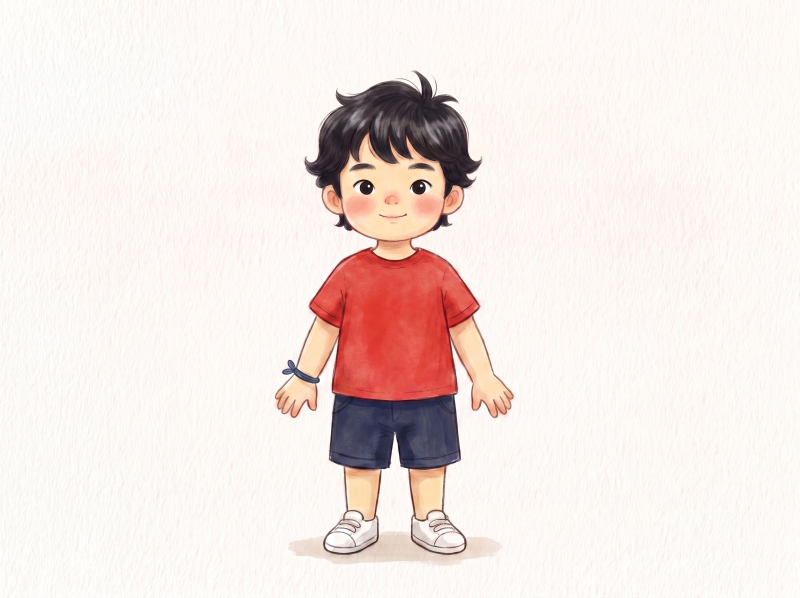
#> input picture .claude/skills-parked/laojohn-picture-writing/assets/角色册/妆-01_小虎.png, 2400 x 1792 px (shown at 1/3 size)
$ python -i layouts_reading_v9.py   (imports and definitions only)
#> lines starting #> are read from the running program, lines starting #| are printed output that depends on the picture; after the words box and inside, x2 and y2 are one past the last pixel; in counts of white or black regions, pixels touching at a corner belong together
# -*- coding: utf-8 -*-
"""读书会 profile · v9 新样式（按书主题色 + 图感知版式）。

只在中间稿元信息声明了 `主题色：<色名>` 时启用；不声明时 layouts_reading 原样走现行版式，
存量书重烘逐形状不变。样式来源＝用户 2026-10 对三本书 12 份课件的人工优化版：

- 一本书一个主题色：眉标色块 / 分节页底 / 编号方块 / 表头 / 封面三角 / 答案字色都取色板；
  红色只留给 LOGO 与标题关键词。
- 内容页一张大图：抠图（带透明通道）贴右下出血、底边落在页底（有依托不飘）；
  场景图（矩形）等比放右栏、圆角。分节页 / 表格页 / END 不放图。
- 引导问题 / 要点小结：去红竖条，标题下铺通栏浅色底带，主题色方块编号，
  问题与答案各自独立文本框（答案＝主题色深色档）。
- 原文齐读：楷体；有图时书页底收窄让出右栏。
- 缺图不画虚线占位框，直接按无图（全宽）版式出；缺图清单由 build_ppt 汇报。
- 文字放不下时先降字号，降到下限仍放不下就放弃配图、改全宽（宁可无图不溢出）。

签名与 layouts_reading 一致外加 th（theme.ReadingTheme）：render_<type>(slide, page, ctx, th)。
"""
import math

from pptx.enum.shapes import MSO_SHAPE
from pptx.util import Emu, Pt

from helpers import (
    add_textbox, add_rich_textbox, add_rect, add_picture_fit, image_has_alpha,
    add_image_cover,
    add_click_reveal, add_logo, rgb, set_ascii_font, _disable_shape_effects,
)
from theme import (
    FONT_TITLE, FONT_BODY, FONT_QUOTE_V9,
    COLOR_TITLE, COLOR_BODY, COLOR_RED_ACCENT, COLOR_BG_QUOTE,
    SLIDE_W, SLIDE_H,
    LOGO_INNER_X, LOGO_INNER_Y, LOGO_INNER_W, SZ_COVER_TITLE,
    pct_x, pct_y,
)
from layouts_common import (
    draw_anchor, draw_logo_inner, resolve_image,
    _real_suggestions, _split_title_keywords, _render_cover_base,
)

_EMU_PER_PT = 12700.0

# ---------- 版面几何（占页宽/页高比例）----------
TITLE_Y, TITLE_H = 0.200, 0.140
BAND_Y, BAND_B = 0.365, 0.945          # 通栏底带上下沿
BODY_X = 0.07
BODY_Y = 0.400                          # 底带内正文起点
BODY_B = 0.920                          # 正文下限
COL_W_IMG = 0.50                        # 有图时文字栏宽
COL_W_FULL = 0.86                       # 无图时文字栏宽
# 抠图：右下贴页边出血；场景图：右栏等比圆角
CUT_BOX = (0.585, 0.215, 0.415, 0.785)
SCENE_BOX = (0.605, 0.395, 0.355, 0.510)

Q_LADDER = (24, 22, 20, 18)             # 问题字号梯；答案比问题小 2pt
MIN_SIZE_WITH_IMAGE = 16
# 有图时文字放不下，先往下降字号保住图（2026-10-14 用户：没图的页调小字号，图还是要插）
Q_LADDER_WITH_IMAGE = Q_LADDER + (17, 16)
NO_TITLE_BODY_Y = 0.275                 # 无标题页：正文从原标题位起


def _P(v):
    return Emu(int(v))


def _theme_ctx(slide, page, ctx, th):
    draw_anchor(slide, page.eyebrow, bar_color=th.main)
    draw_logo_inner(slide, ctx.get("logo_path"))


# [25 lines left out: functions _title, _band, _page_image, not called in this run]


def _trim_white(path, thresh=236, pad=0.03, min_gain=0.08):
    """裁掉场景图四周的大片白底，让画面本身撑满图框（2026-10-14 用户：图不能硬挤在角落）。

    AI 场景图常是白底小插画，画面只占图的一半，原样放进框里就缩成一小块。只在白边
    能省下 ≥8% 面积时才裁；裁后留 3% 白边，产物缓存进系统临时目录、不碰原图。
    原书扫描件纸色偏暗、四周无大片纯白，基本不触发。
    """
#> called with thresh = 236, pad = 0.03, min_gain = 0.08
    import hashlib, os, tempfile
    from PIL import Image
    with Image.open(path) as im:
#> im is the input picture: PIL image 2400x1792 RGB; mean R, G, B 242, 230.7, 226.8
        rgb = im.convert("RGB")
        w, h = rgb.size
#> w = 2400; h = 1792
        mask = rgb.convert("L").point(lambda v: 255 if v < thresh else 0)
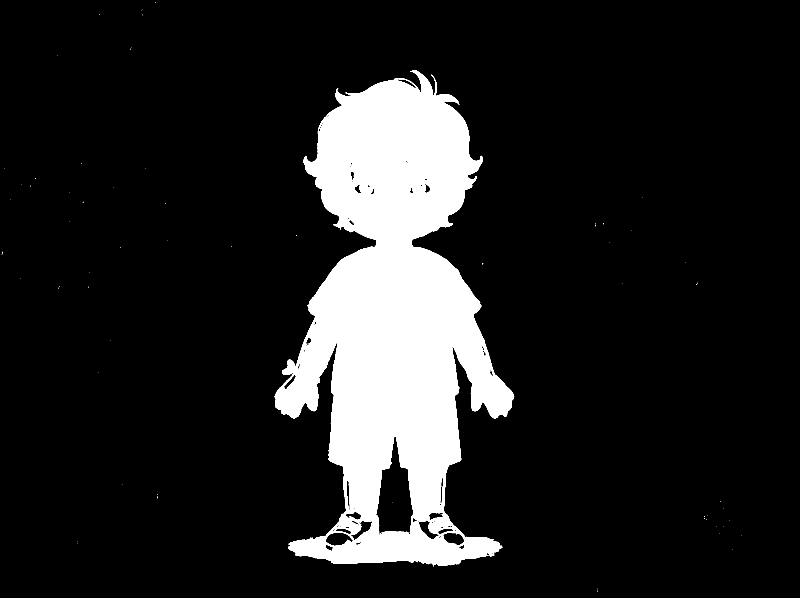
#> mask: PIL image 2400x1792 L (shown at 1/3 size); 13.3% white; 118 white regions (117 under 20 px), largest, box (x1, y1, x2, y2) and area: (824, 210, 1543, 1697) 571731
        box = mask.getbbox()
#> box = (5, 6, 2225, 1775)
        if not box:
            return path
        x0, y0, x1, y1 = box
#> x0 = 5; y0 = 6; x1 = 2225; y1 = 1775
        if (x1 - x0) * (y1 - y0) > w * h * (1 - min_gain):
            return path
        px, py = int(w * pad), int(h * pad)
#> px = 72; py = 53
        box = (max(0, x0 - px), max(0, y0 - py), min(w, x1 + px), min(h, y1 + py))
#> box = (0, 0, 2297, 1792)
        key = hashlib.md5((path + repr(box) + str(os.path.getmtime(path))).encode("utf-8")).hexdigest()[:16]
#> key = 'f939310ba4608f7d'
        out = os.path.join(tempfile.gettempdir(), "laojohn_v9_trim", key + ".jpg")
        if not os.path.isfile(out):
            os.makedirs(os.path.dirname(out), exist_ok=True)
            rgb.crop(box).save(out, quality=92)
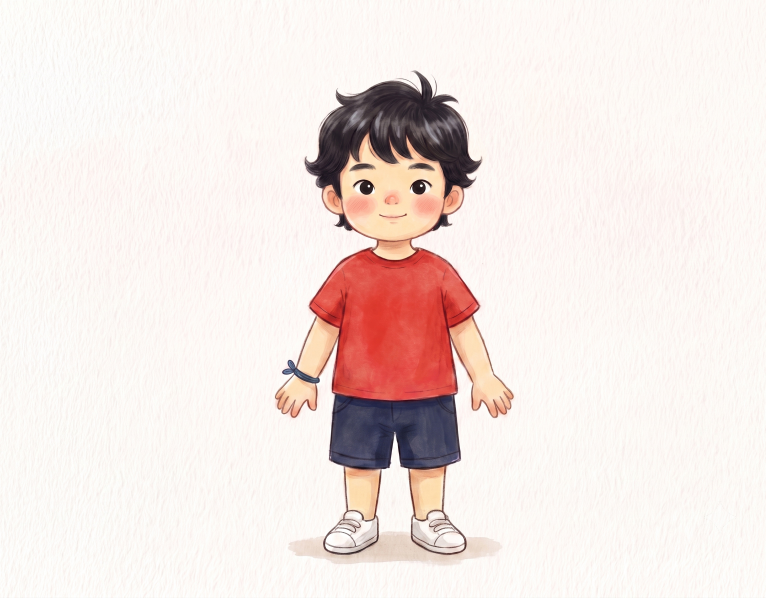
#> saved as f939310ba4608f7d.jpg: PIL image 2297x1792 RGB (shown at 1/3 size); mean R, G, B 241.6, 229.8, 225.9
        return out


# [10 lines left out: function _place_image, not called in this run]


# ---------- 构图轮换（2026-10-06/07 用户两轮反馈：底带页太统一、原书插图关在色块里局促；
# 底带不必都缩、位置不必统一、可穿插灰色）----------
# 底带四种形态：通栏（文字区）、标题横带（只衬标题，正文落白底）、短底带（只铺文字栏）、无底带
# （白底＋主题色竖线）；颜色在主题浅色与中性浅灰间穿插。
# · 场景图（矩形，含原书插图）：一律站在白底上、放大；奇数页在右（短主题色底带）、偶数页在左
#   （短灰底带）；横图在右侧贴右下出血。contain 不裁切——原书插图要让学生数东西、找细节。
# · 抠图：页码 mod 4 轮换「通栏主题色、人物站在底带上」/「标题横带」/「灰通栏、图在左」/「白底竖线」。
# · 无图问答页：页码 mod 4 轮换「通栏主题色」/「标题横带」/「灰通栏」/「白底竖线」。
# 按页码定而不按计数（build_ppt 每页新建 ctx、存不住状态）；相邻页余数必不同，不会重样。
LANDSCAPE_RATIO = 1.15
GRAY_BAND = "EFEFEF"
FULL = (0.0, 1.0, BAND_Y, BAND_B)          # 通栏底带 (x0, x1, y0, y1)
STRIP = (0.0, 1.0, 0.185, 0.365)           # 标题横带


# [45 lines left out: functions _aspect, _lay, _layout_for, not called in this run]


# ---------- 文字估高 ----------
def _lines(text, width_emu, size):
    cpl = max(1, int((width_emu / _EMU_PER_PT) / (size * 1.04)))
    return sum(max(1, math.ceil(len(ln) / cpl)) for ln in (text or "").split("\n"))


def _text_h(text, width_emu, size, spacing):
    return int(_lines(text, width_emu, size) * size * spacing * 1.18 * _EMU_PER_PT)


# [339 lines left out: functions _plan_items, _fit_size, _qa_blocks, _pills, _cards, _card and 4 more, not called in this run]


render_guide = _render_points
render_summary = _render_points


# ---------- 原文齐读 ----------
_QUOTE_LADDER = ((24, 1.8), (22, 1.65), (20, 1.5), (18, 1.4), (17, 1.35),
                 (16, 1.3), (15, 1.3), (14, 1.25))


# [104 lines left out: functions _quote_fit, render_quote, render_section, render_cover, not called in this run]


def render_end(slide, page, ctx, th):
    from layouts_common import render_end as _end
    _end(slide, page, ctx, anchor_color=th.main, bg=(th.main, th.main))

>>> result = _trim_white('../../../skills-parked/laojohn-picture-writing/assets/角色册/妆-01_小虎.png')
